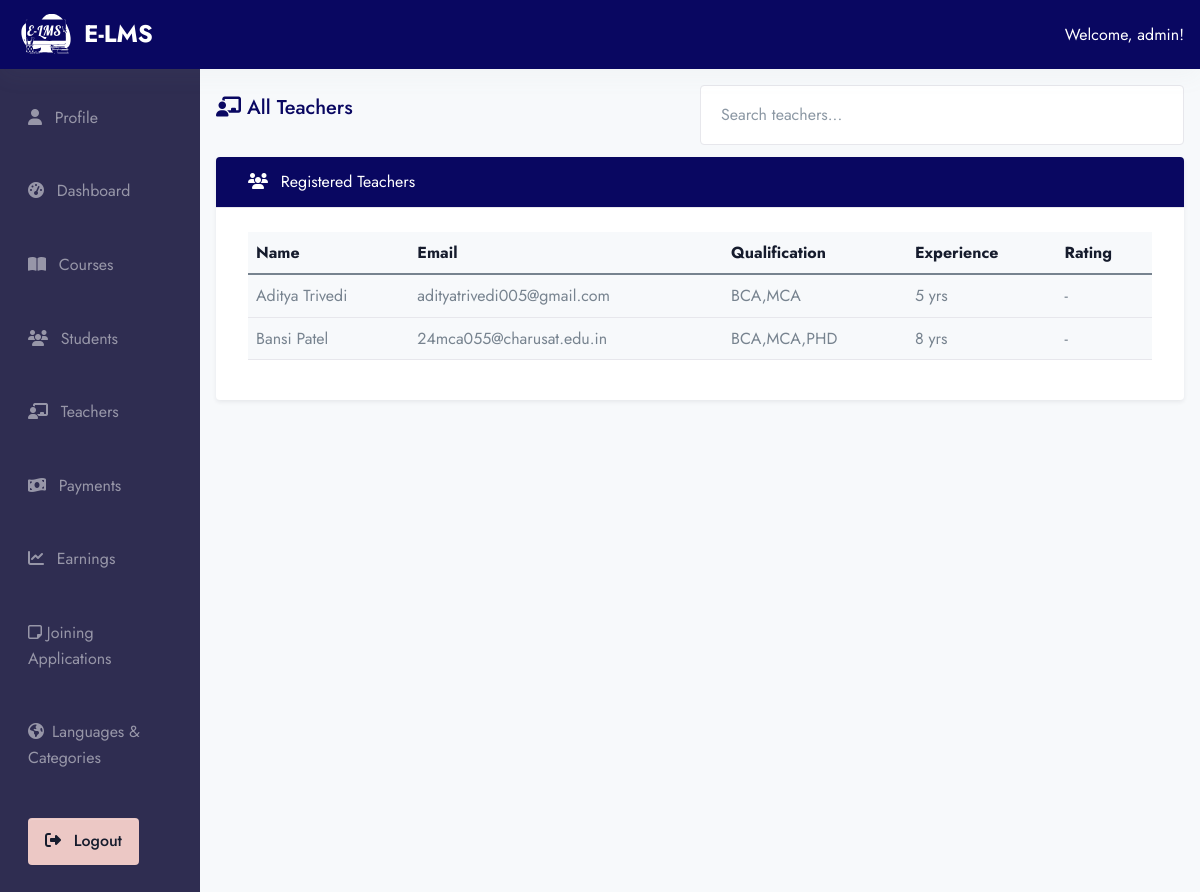
/ad-min/teachers/ (signed in), run on the app's committed database.
### app/models.py (models this page shows, shortened)
class Users(AbstractUser):
    ROLE_CHOICES = (
        ('student', 'Student'),
        ('teacher', 'Teacher'),
        ('admin', 'Admin'),
    )
    role = models.CharField(max_length=20, choices=ROLE_CHOICES, default='student')

class Teacher(models.Model):
    user = models.OneToOneField(Users, on_delete=models.CASCADE, related_name="teacher_profile")
    email = models.EmailField()
    contact_no = models.CharField(max_length=10, null=True, blank=True)
    qualification = models.TextField()
    experience = models.IntegerField(default=0)  # in years
    rating = models.DecimalField(max_digits=3, decimal_places=2, default=0.0)
    bio = models.TextField(null=True, blank=True)

### E_LMS/admin_view.py (the view)
# urls.py: path('ad-min/teachers/', admin_view.admin_teachers, name='admin_teachers'),
@login_required
def admin_teachers(request):
    user = request.user
    if user.role != 'admin':
        return page_not_found(request)
    teachers = Teacher.objects.select_related('user').all()
    return render(request, 'admin/admin_teacher.html', {'teachers': teachers})

### templates/admin/admin_teacher.html (shortened to what this page needs)
{% extends 'base2.html' %}
{% load static %}
{% block content %}
<div class="container-fluid">
  <div class="row">
      {% include 'admin/admin_sidebar.html' %}
     <div class="col-md-10 ms-auto p-4 bg-light" style="min-height: 100vh;">
  <div class="d-flex justify-content-between align-items-center mb-3">
    <h4 class="text-primary"><i class="fas fa-chalkboard-teacher"></i> All Teachers</h4>
    <input type="text" id="searchInput" class="form-control w-50" placeholder="Search teachers...">
  </div>
  <div class="card mt-3 shadow-sm border-0">
    <div class="card-header bg-primary text-white">
      <i class="fas fa-users me-2"></i> Registered Teachers
    </div>
    <div class="card-body">
      <div class="table-responsive">
        <table class="table table-hover align-middle" id="teacherTable">
          <thead class="table-light">
            <tr>
              <th>Name</th>
              <th>Email</th>
              <th>Qualification</th>
              <th>Experience</th>
              <th>Rating</th>
            </tr>
          </thead>
          <tbody>
            {% for teacher in teachers %}
              <tr>
                <td>{{ teacher.user.get_full_name }}</td>
                <td>{{ teacher.email }}</td>
                <td>{{ teacher.qualification|default:"-" }}</td>
                <td>{{ teacher.experience }} yrs</td>
                <td>
                  {% if teacher.rating %}
                    ⭐ {{ teacher.rating }}
                  {% else %}
                    -
                  {% endif %}
                </td>
              </tr>
            {% empty %}
              <tr>
                <td colspan="6" class="text-center text-muted">No teachers found.</td>
              </tr>
            {% endfor %}
          </tbody>
        </table>
      </div>
    </div>
  </div>
</div>
  </div>
</div>
{% endblock %}

### templates/components/header_dash.html (shortened to what this page needs)
{% load static %}
<div class="col-12">
  <nav class="navbar navbar-dark bg-primary px-4 py-2 d-flex justify-content-between align-items-center shadow-light">
    <a class="navbar-brand d-flex align-items-center" href="#">
      <img src="{% static 'assets/img/E-LMS_Logo.svg' %}" alt="Project Logo" width="60" height="40" class="me-2">
      <span class="text-white fw-bold">E-LMS </span>
    </a>
    <div class="text-white">
      {% if request.user.is_authenticated %}
        <span class="fw-semibold">Welcome, {{ request.user.username }}!</span>
        {% endif %}
    </div>
  </nav>
</div>

### data on the page
Users: user.username "admin"
Teacher: user.get_full_name "Aditya Trivedi", email "adityatrivedi005@gmail.com", qualification "BCA,MCA", experience "5"
Teacher: user.get_full_name "Bansi Patel", email "24mca055@charusat.edu.in", qualification "BCA,MCA,PHD", experience "8"
